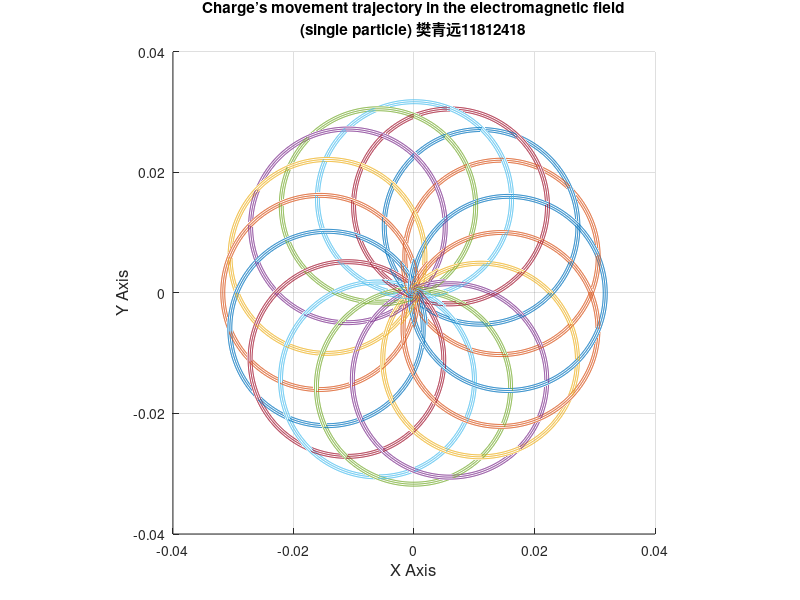

Recreate this plot in MATLAB.
clear all; %clean the env;

m=0.02; %Set the mass；
q=1.6e-2; %Set the quantity of charge；

dt=0.001;  %Set the timestep to be 0.001s；
t=0:dt:3; %Construct the array of time；
vx = zeros(16,length(t));
vy = vx;
vz = vx; %Construct the velocity vector；
for c2 = 1:16
    vx(c2,1)=0.1*sin((c2-1)*pi/8); %assign the initial velocity of for every particle
    vy(c2,1)=0.1*cos((c2-1)*pi/8);
end
vz(:,1) = (zeros(16,1)+10);



%%
rx=linspace(0,0,length(t));ry=rx;rz=rx;               %Set the position vector；
Ex=0; Ey=0; Ez=0;                                              %Set the electric field vector；
Bx=0; By=0; Bz=8;                                             %Set the magnetic flux density vector；
Fx=linspace(0,0,length(t));Fy=Fx;Fz=Fx;           %Construct the force vector；
ax=linspace(0,0,length(t));ay=ax;az=ax;             %Construct the acceleration vector；

vx_rst=vx;
vy_rst=vy;
vz_rst=vz;
Fx_rst=Fx;
Fy_rst=Fy;
Fz_rst=Fz;
ax_rst=ax;
ay_rst=ay;
az_rst=az;
%%
figure
hold on;

for c1 = 1:16
vx = vx_rst;
vy = vy_rst;
vz = vz_rst;
Fx=Fx_rst;
Fy=Fy_rst;
Fz=Fz_rst;
ax=ax_rst;
ay=ay_rst;
az=az_rst;

    for c2=1:(length(t)-1) % Calculate each position point

        Fx(c2)=q*Ex+q*(vy(c1,c2)*Bz-vz(c1,c2)*By);% Calculate the acted force at position i
        Fy(c2)=q*Ey+q*(vz(c1,c2)*Bx-vx(c1,c2)*Bz);% Calculate the acted force at position i
        Fz(c2)=q*Ez+q*(vx(c1,c2)*By-vy(c1,c2)*Bx);% Calculate the acted force at position i
        
        ax(c2)=Fx(c2)/m;% Calculate the acceleration at position i
        ay(c2)=Fy(c2)/m;% Calculate the acceleration at position i
        az(c2)=Fz(c2)/m;% Calculate the acceleration at position i
        
        vx(c1,c2+1)=vx(c1,c2)+ax(c2)*dt;% Calculate the velocity at position i+1
        vy(c1,c2+1)=vy(c1,c2)+ay(c2)*dt;% Calculate the velocity at position i+1
        vz(c1,c2+1)=vz(c1,c2)+az(c2)*dt;% Calculate the velocity at position i+1
        
        rx(c2+1)=rx(c2)+vx(c1,c2)*dt;% Calculate the position at point i+1
        ry(c2+1)=ry(c2)+vy(c1,c2)*dt;% Calculate the position at point i+1
        rz(c2+1)=rz(c2)+vz(c1,c2)*dt;% Calculate the position at point i+1

    end
 plot3(rx,ry,rz);
end
grid;
title({'Charge’s movement trajectory in the electromagnetic field';'(single particle) 樊青远11812418'});          % Set the graph’s title
xlabel('X Axis', 'fontsize', 12);% Label x axis
ylabel('Y Axis', 'fontsize', 12);% Label y axis
zlabel('Z Axis', 'fontsize', 12);% Label z axis
pbaspect([1 1 1]);
